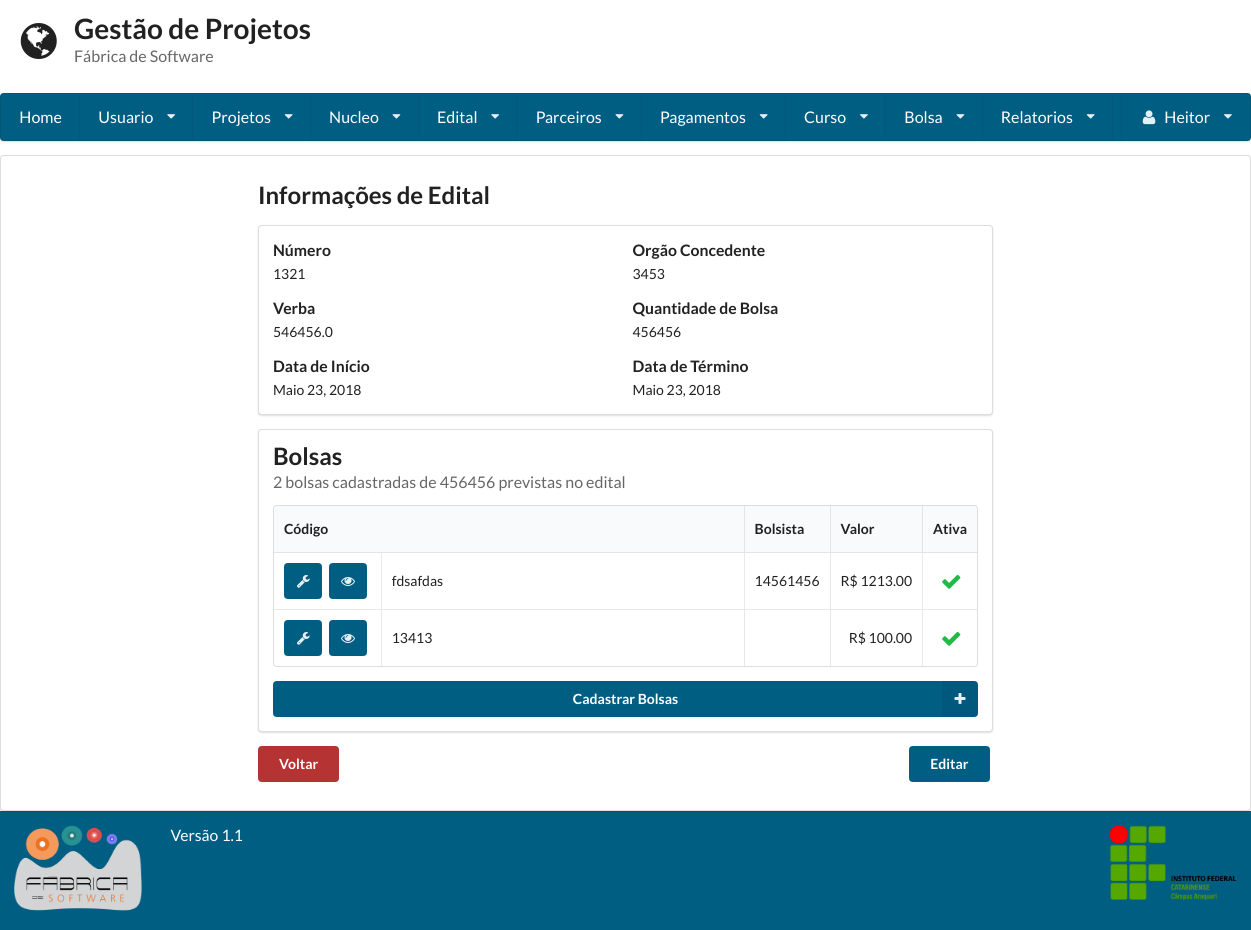
Screenshot of /visualizar_edital/1/ (signed in) with the database file from the repository.
### gestaoapp/models/edital.py (models this page shows, shortened)
class Edital(models.Model):
    numero = models.IntegerField(unique=True)
    orgao_concedente = models.CharField(max_length=255)
    dt_inicio = models.DateField()
    dt_termino = models.DateField()
    url_edital = models.URLField(max_length=200, null=True, blank=True)
    verba = models.FloatField(null=True, blank=True)
    qtd_bolsa = models.IntegerField(null=True, blank=True)
    pdf_edital = models.FileField(null=True, blank=True)
    data_hora_cadastro = models.DateTimeField(auto_now=True)
    responsavel_cadastro = models.ForeignKey(User)

### gestaoapp/models/bolsa.py (models this page shows, shortened)
class Bolsa(models.Model):
    codigo = models.CharField(max_length=255)
    valor = models.DecimalField(max_digits=8, decimal_places=2)
    dt_inicio = models.DateField()
    dt_termino = models.DateField()
    edital = models.ForeignKey(Edital)
    qtd_pagamento = models.IntegerField(default=0, null=True, blank=True)
    status = models.BooleanField(default=True)
    vinculos = models.ManyToManyField(Usuario, through='Vinculo', blank=True)
    data_hora_cadastro = models.DateTimeField(auto_now=True)
    responsavel_cadastro = models.ForeignKey(User, related_name= 'responsavel')
    responsavel_gerencia = models.ForeignKey(Usuario, related_name= 'responsavel_gerencia')

### gestaoapp/models/usuario.py (models this page shows, shortened)
class Usuario(User):
    PERIODO_CHOICES = (
        ('primeiro', '1° Semestre'),
        ('segundo', '2° Semestre'),
        ('terceiro', '3° Semestre'),
        ('quarto', '4° Semestre'),
        ('quinto', '5° Semestre'),
        ('sexto', '6° Semestre'),
        ('setimo', '7° Semestre'),
        ('oitavo', '8° Semestre'),
        ('nono', '9° Semestre'),
        ('decimo', '10° Semestre'),
    )
    VINCULO_CHOICES = (
        ('Aluno', 'Aluno'),
        ('Professor', 'Professor'),
    )
    periodo = models.CharField(
        max_length=255, null=True, blank=True,
        choices=PERIODO_CHOICES
    )
    vinculo_institucional = models.CharField(
        max_length=255, null=True, blank=True,
        choices=VINCULO_CHOICES)
    email_opcional = models.EmailField(max_length=254, null=True, blank=True)
    matricula = models.CharField(max_length=255, unique=True)
    foto = models.ImageField(upload_to='profile_images')
    carga_horaria = models.IntegerField(validators=[MaxValueValidator(100), MinValueValidator(1)])
    telefone1 = models.CharField(max_length=11)
    telefone2 = models.CharField(max_length=11, blank=True, null=True)
    curso = models.ForeignKey(Curso, null=True, blank=True)
    verificacao = models.CharField(max_length=255, null=True, blank=True, unique=True)
    lattes = models.URLField(null=True, blank=True)
    desc = models.TextField()
    super_adm = models.BooleanField(default=False)

### gestaoapp/views/edital.py (the view, shortened to what this page needs)
# urls.py: url(r'^visualizar_edital/(?P<edital_id>\d+)/$', VisualizarEdital.as_view(), name='visualizar_edital'),
class VisualizarEdital(LoginRequiredMixin, View):
    template = "edital/visualizar.html"
    def get(self, request, edital_id=None):
        if edital_id:
            edital = Edital.objects.get(id=edital_id)
            bolsas_cadastradas = self.get_bolsas_cadastradas(edital.id)
        else:
            return render(request, self.template, {})
        return render(request, self.template, {'edital': edital, 'bolsas_cadastradas': bolsas_cadastradas})
    def get_bolsas_cadastradas(self, id_edital):
        return Bolsa.objects.filter(edital=id_edital)

### gestaoapp/templates/edital/visualizar.html (shortened to what this page needs)
{% extends 'base.html' %}
{% block conteudo %}
    {% if user.is_superuser %}
        <div class="ui form">
            <h2 class="ui header">Informações de Edital</h2>
            <div class="ui segment form">
                <div class="two fields">
                    <div class="field">
                        <label>Número</label>
                        {{ edital.numero }}
                    </div>
                    <div class="field">
                        <label>Orgão Concedente</label>
                        {{ edital.orgao_concedente }}
                    </div>
                </div>
                <div class="two fields">
                    <div class="field">
                        <label>Verba</label>
                        {{ edital.verba }}
                    </div>
                    <div class="field">
                        <label>Quantidade de Bolsa</label>
                        {{ edital.qtd_bolsa }}
                    </div>
                </div>
                <div class="two fields">
                    <div class="field">
                        <label>Data de Início</label>
                        {{ edital.dt_inicio }}
                    </div>
                    <div class="field">
                        <label>Data de Término</label>
                        {{ edital.dt_termino }}
                    </div>
                </div>
            </div>
            {% if edital.qtd_bolsa > 0 %}
                <div class="ui segment">
                    <h2 class="ui header">
                        Bolsas
                        <div class="sub header">
                            {{ bolsas_cadastradas|length }} bolsas cadastradas de {{ edital.qtd_bolsa }} previstas no
                            edital
                        </div>
                    </h2>
                    <table class="ui celled table">
                        <thead>
                        <tr>
                            <th colspan="2">Código</th>
                            <th>Bolsista</th>
                            <th>Valor</th>
                            <th>Ativa</th>
                        </tr>
                        </thead>
                        <tbody>
                        {% for bolsa in bolsas_cadastradas %}
                            <tr>
                                <td class="left aligned collapsing">
                                    <a href="/editar_bolsa/{{ bolsa.id }}" class="ui icon azul_escuro button"><i
                                            class="configure icon"></i></a>
                                    <a href="/visualizar_bolsa/{{ bolsa.id }}" class="ui icon azul_escuro button"><i
                                            class="unhide icon"></i></a>
                                </td>
                                <td>{{ bolsa.codigo }}</td>
                                <td class="right aligned collapsing">
                                    {% if bolsa.vinculos.all %}
                                        {% for bolsista in bolsa.vinculos.all %}
                                            {{ bolsista }}
                                        {% endfor %}
                                    {% endif %}
                                </td>
                                <td class="right aligned collapsing">R$ {{ bolsa.valor }}</td>
                                <td class="right aligned collapsing">
                                    {% if bolsa.status == True %}
                                        <i class="checkmark green large icon"></i>
                                    {% else %}
                                        <i class="remove icone_red large icon"></i>
                                    {% endif %}
                                </td>
                            </tr>
                        {% endfor %}
                        </tbody>
                    </table>
                    {% if bolsas_cadastradas|length < edital.qtd_bolsa %}
                        <a href="{% url 'bolsa_por_edital' edital.id %}"
                           class="ui fluid azul_escuro right labeled icon button">
                            Cadastrar Bolsas
                            <i class="plus icon"></i>
                        </a>
                    {% else %}
                        <div class="ui message">
                            <span class="header">Atenção</span>
                            Todas as <strong>{{ edital.qtd_bolsa }} bolsas previstas</strong> já foram cadastradas para
                            esse edital!
                        </div>
                    {% endif %}
                </div>
            {% endif %}
            <a href='/consulta_edital/'>
                <button class='ui red button'>Voltar</button>
            </a>
            <a href='/editar_edital/{{ edital.id }}'>
                <button class="ui button direita verde_escuro">Editar</button>
            </a>
        </div>
    {% endif %}
{% endblock %}

### gestaoapp/templates/base.html (shortened to what this page needs)
<!doctype html>
<head>
    {% load staticfiles %}
    <link rel="stylesheet" href="{% static 'semantic-2.1/dist/semantic.css' %}"/>
    <link rel="stylesheet" href="{% static 'base.css' %}"/>
</head>
<body class="cor-fundo">
<header class="cabecalho">
    <div class="ui grid">
        <div class="row">
            <div class='twelve wide column'>
                <h1 class="ui header">
                    <i class='ui icon world'></i>
                    <div class="ui content">
                        Gestão de Projetos
                        <p class="sub header">
                            Fábrica de Software
                        </p>
                    </div>
                </h1>
            </div>
        </div>
        {% if user.is_authenticated %}
            <div class="computer only row">
                <nav class="ui large menu stackable"><a class="item" href="/home">Home</a>
                    <div class="ui dropdown item">Usuario<i class="dropdown icon"></i>
                    </div>
                    <div class="ui dropdown item">Projetos<i class="dropdown icon"></i>
                    </div>
                    <div class="ui dropdown item">Nucleo<i class="dropdown icon"></i>
                    </div>
                    <div class="ui dropdown item">Edital<i class="dropdown icon"></i>
                    </div>
                    <div class="ui dropdown item">Parceiros<i class="dropdown icon"></i>
                    </div>
                    <div class="ui dropdown item">Pagamentos<i class="dropdown icon"></i>
                    </div>
                    {% if user.is_superuser %}
                        <div class="ui dropdown item">Curso<i class="dropdown icon"></i>
                        </div>
                    {% endif %}
                    {% if user.is_superuser %}
                        <div class="ui dropdown item">Bolsa<i class="dropdown icon"></i>
                        </div>
                    {% endif %}
                    {% if user.is_superuser %}
                        <div class="ui dropdown item">Relatorios<i class="dropdown icon"></i>
                        </div>
                    {% endif %}
                    <div class="ui dropdown item right floated"><i class="user icon"></i>
                        {{ request.user.first_name }} <i class="dropdown icon"></i>
                    </div>
                </nav>
            </div>
        {% endif %}
    </div>
</header>
<article class="corpo ui segment cor-conteudo">
    <div class="ui grid">
        <div class="row">
            <div class="three wide column"></div>
            <div class="ten wide column">
                {% block conteudo %}
                {% endblock %}
            </div>
        </div>
    </div>
</article>
<footer class="ui grid rodape verde_escuro">
    <div class="two wide column">
        <img class="ui small image" src="{% static 'fabrica.png' %}">
    </div>
    <div class=" twelve wide column">
        <label class="centered"> Versão 1.1 </label>
    </div>
    <div class="two wide column">
        <img class="ui small image" src="{% static 'ifc2.png' %}">
    </div>
</footer>
</body>
</html>

### static/base.css (style rules this page uses)
.direita { float: right; }
.ui.grid { margin: 0 !important; padding: 0 !important; }
.cabecalho { min-height: 16% !important; color: #005e83 !important; }
.cabecalho .grid { margin: 0 !important; padding: 0 !important; }
.corpo { min-height: 64.9% !important; }
.rodape { min-height: 11% !important; }
article { margin: 0 !important; }
.red { background-color: #B63333 !important; }
.verde_escuro { background: #005e83 !important; color: #FFFFFF !important; }
.ui.menu { width: 100% !important; background-color: #005e83 !important; }
.ui.menu > .item { color: #FFF !important; }
label { font-size: 1.125em !important; }
.azul_escuro { background: #005e83 !important; color: #FFFFFF !important; }

### rows the page displays
Edital: numero "1321", orgao_concedente "3453", verba "546456.0", qtd_bolsa "456456", dt_inicio "Maio 23, 2018", dt_termino "Maio 23, 2018"
Bolsa: codigo "fdsafdas", valor "1213.00", status True (drawn)
Usuario: username "14561456"
Bolsa: codigo "13413", valor "100.00", status True (drawn)

### other values shown
{{ request.user.first_name }} "Heitor"
{{ bolsas_cadastradas|length }} "2"
